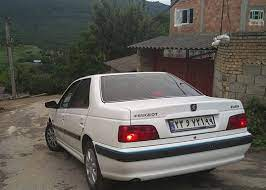
#> input picture Chapter_01/car.jpg, 266 x 190 px
$ jupyter execute C04.ipynb
#> lines starting #> are read from the running program, lines starting #| are printed output that depends on the picture; after the words box and inside, x2 and y2 are one past the last pixel; in counts of white or black regions, pixels touching at a corner belong together
[cell 1]
import numpy as np
import matplotlib.pyplot as plt
import cv2

[cell 2]
# Read the image in greyscale
image = cv2.imread('car.jpg', 0)
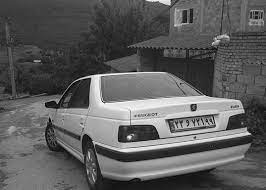
#> image: shape (190, 266); min 0, max 255, mean 92.8
mask = np.zeros(image.shape, dtype=np.uint8)

# Replace all the value of car plate pixels with 255 (the max value) to create a mask with black background
parallelogram = np.array([[169, 120], [214, 115], [214, 126], [169, 130]], np.int32)
cv2.fillConvexPoly(mask, parallelogram, 255)
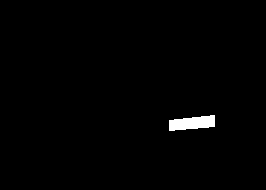
#> mask: shape (190, 266); 1% white; 1 white region, box (x1, y1, x2, y2) and area: (169, 115, 215, 131) 529

# Create same mask with white background
mask_cmp = 255-mask

# Mask input image with binary mask
and_mask_result = cv2.bitwise_and(image, mask)
or_mask_result = cv2.bitwise_or(image, mask_cmp)
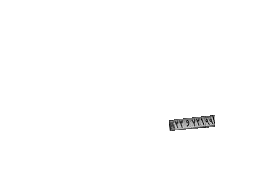
#> or_mask_result: shape (190, 266); min 0, max 255, mean 253.6

fig, axes= plt.subplots(2, 3, figsize=(20, 8))
axes[0,0].imshow(image, 'gray')
axes[0,0].set_title('orginal')

axes[0,1].imshow(mask, 'gray')
axes[0,1].set_title('and_mask')

axes[0,2].imshow(and_mask_result, 'gray')
axes[0,2].set_title('and_mask_result')


axes[1,0].imshow(image, 'gray')
axes[1,0].set_title('orginal')

axes[1,1].imshow(mask_cmp, 'gray')
axes[1,1].set_title('or_mask')

axes[1,2].imshow(or_mask_result, 'gray')
axes[1,2].set_title('or_mask_result')

# Remove the x and y ticks
for i in range(axes.shape[0]):
  for j in range(axes.shape[1]):
    axes[i,j].set_xticks([])
    axes[i,j].set_yticks([])

plt.show()
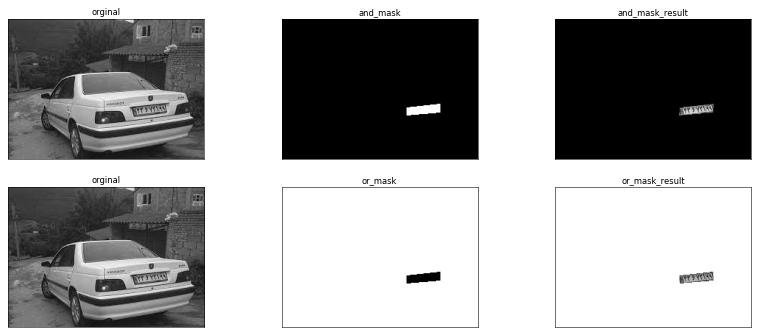
#> figure drawn by matplotlib, 6 panels

cv2.waitKey(0)
cv2.destroyAllWindows()
